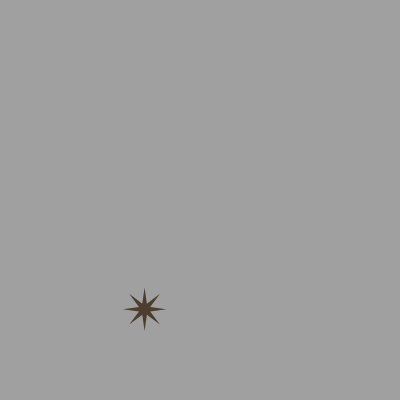
Frame 1 (no input)
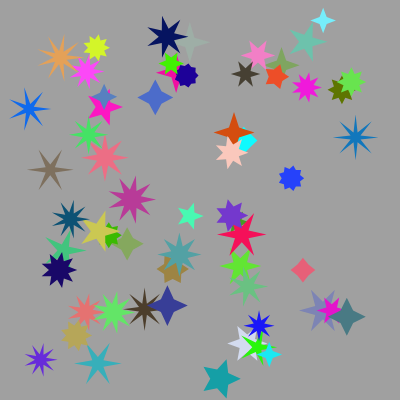
Frame 60 (no input)
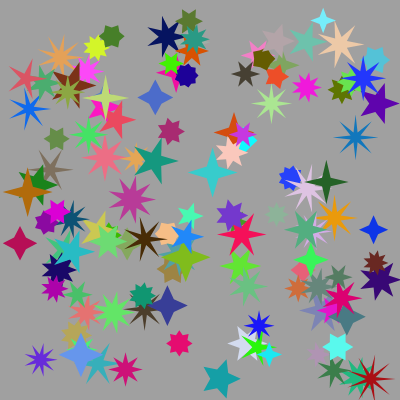
Frame 120 (the mouse pressed at the canvas centre since frame 60)

The p5.js sketch that drew these frames (run headless with seeded random() and noise() and a simulated clock; from frame 60 on, the mouse is pressed at the canvas centre):

// p5.js sketch
// ── sketch.js
let estrellas = 1000;
let num = 0;

function setup() {
  createCanvas(400, 400);
  background(160);
  frameRate(30);
}

function draw() {
  if (num < estrellas) {
    let puntas = floor(random(4, 10));
    estrella(puntas);
    num++;
  }
}

function estrella(puntas) {
  let vertices = puntas * 2;
  let angulo = TWO_PI / vertices;
  let radioInterno = random(5, 10);
  let radioExterno = random(12, 25);
  let xx = random(20, width - 20);
  let yy = random(20, height - 20);
  fill(color(random(255), random(255), random(255)));
  noStroke();
  beginShape();
  for (let i = 0; i < vertices; i++) {
    let x, y;
    if (i % 2 == 0) {
      x = cos(angulo * i) * radioExterno;
      y = sin(angulo * i) * radioExterno;
    } else {
      x = cos(angulo * i) * radioInterno;
      y = sin(angulo * i) * radioInterno;
    }
    vertex(x + xx, y + yy);
  }
  endShape(CLOSE);
}
